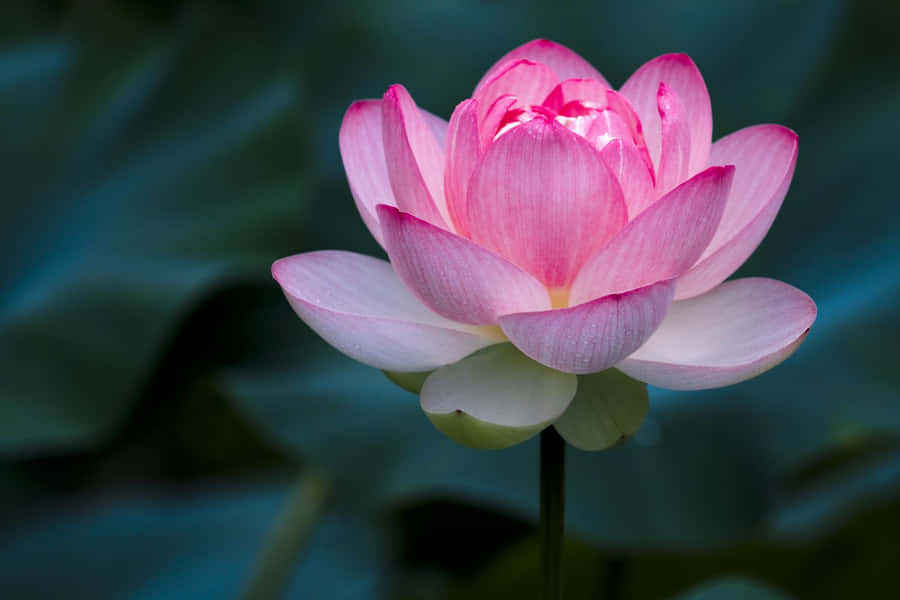
#> input picture image1.jpg, 900 x 600 px
$ python h3.py
#> lines starting #> are read from the running program, lines starting #| are printed output that depends on the picture
import cv2
import matplotlib.pyplot as plt

img1 = cv2.imread("image1.jpg")
#> img1 is the input picture: shape (600, 900, 3); mean B, G, R 76.2, 66.4, 64.7
img2 = cv2.imread("image2.jpg")
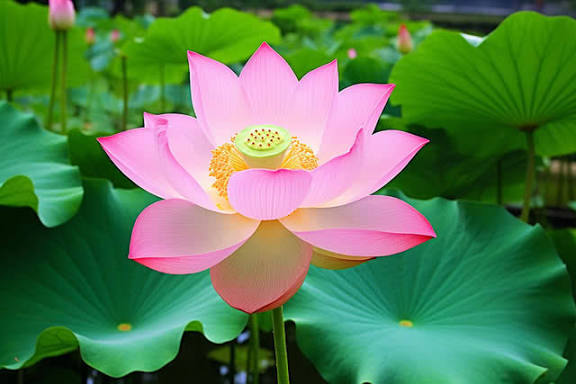
#> input picture image2.jpg, 576 x 384 px
#> img2 is the input picture: shape (384, 576, 3); mean B, G, R 82.8, 124.7, 89.6

if img1 is None or img2 is None:
    print("Image not found. Check the file names.")
    exit()

img2 = cv2.resize(img2, (img1.shape[1], img1.shape[0]))
#> img2: shape (600, 900, 3)

# Perform Bitwise AND
result = cv2.bitwise_and(img1, img2)
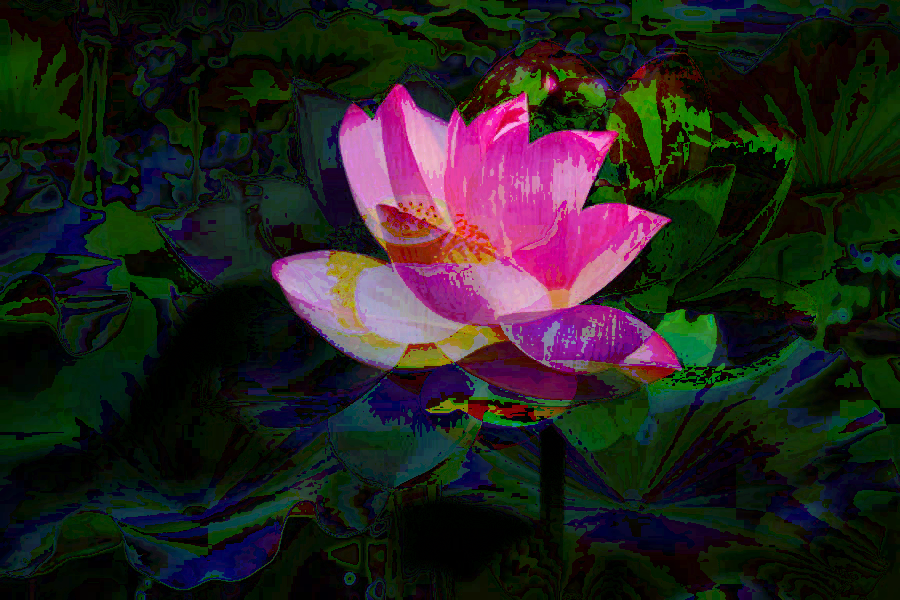
#> result: shape (600, 900, 3); mean B, G, R 32.3, 33.8, 36.7

# Convert BGR to RGB
result_rgb = cv2.cvtColor(result, cv2.COLOR_BGR2RGB)

# Display result
plt.imshow(result_rgb)
plt.title("Bitwise AND")
plt.axis("off")
plt.show()
print("Bitwise AND operation successful!")
# Save the result
cv2.imwrite("and_result.jpg", result)

print("Bitwise AND operation successful!")
print("Output saved as and_result.jpg")
